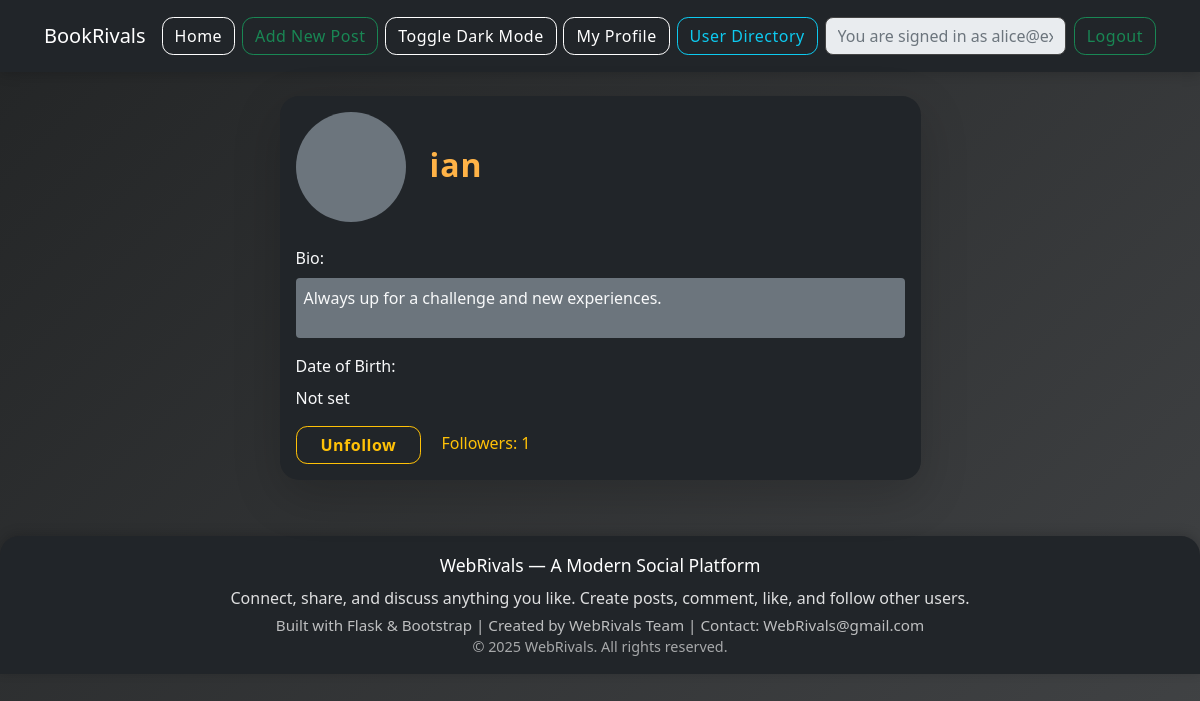
The page /profile?user=ian@example.com (signed in) on the database its author committed.
### tables this page shows
CREATE TABLE users (
                        id INTEGER PRIMARY KEY,
                        username TEXT UNIQUE,
                        password TEXT, profile_picture TEXT, bio TEXT, date_of_birth TEXT);

### routes.py (the view, shortened to what this page needs)
@routes.route('/profile', methods=['GET', 'POST'])
def profile():
    if 'username' not in session:
        return redirect('/login')
    username = request.args.get('user')
    if not username:
        username = session['username']
    conn = sqlite3.connect(DATABASE)
    cursor = conn.cursor()
    cursor.execute("SELECT username, profile_picture, bio, date_of_birth FROM users WHERE username = ?", (username,))
    user = cursor.fetchone()
    cursor.execute("SELECT follower FROM followers WHERE following = ?", (username,))
    followers = cursor.fetchall()
    cursor.execute("SELECT following FROM followers WHERE follower = ?", (username,))
    following = cursor.fetchall()
    conn.close()
    followers_list = [f[0] for f in followers]
    following_list = [f[0] for f in following]
    if not user:
        return "User not found", 404
    return render_template('profile.html', user=user, followers=followers_list, following=following_list)

### app.py (called while the page is built)
@app.context_processor
def utility_processor():
    return dict(
        get_follower_count=get_follower_count,
        get_like_count=get_like_count,
        is_following=is_following,
        is_liked=is_liked,
        get_display_name=get_display_name
    )

### utils.py (called while the page is built)
def get_follower_count(username):
    conn = sqlite3.connect(DATABASE)
    cursor = conn.cursor()
    cursor.execute("SELECT COUNT(*) FROM followers WHERE following=?", (username,))
    count = cursor.fetchone()[0]
    conn.close()
    return count

def is_following(follower, following):
    if not follower or not following:
        return False
    conn = sqlite3.connect(DATABASE)
    cursor = conn.cursor()
    cursor.execute("SELECT 1 FROM followers WHERE follower=? AND following=?",
                  (follower, following))
    result = cursor.fetchone()
    conn.close()
    return result is not None

def get_display_name(email):
    if not email:
        return ''
    return email.split('@')[0]

### templates/profile.html (shortened to what this page needs)
{% extends 'base.html' %}
{% block content %}
<main class="container py-4">
    <div class="row justify-content-center">
        <div class="col-lg-7 col-md-9 col-sm-12">
            <div class="card shadow-lg bg-dark text-light" style="border-radius: 1.2rem;">
                <div class="card-body">
                    <div class="d-flex align-items-center mb-4">
                        {% if user[1] %}
                            <img src="/{{ user[1] }}" alt="Profile Picture" class="rounded-circle me-4 border border-warning" style="width:110px; height:110px; object-fit:cover; box-shadow:0 2px 12px #000;">
                        {% else %}
                            <div class="rounded-circle bg-secondary me-4" style="width:110px; height:110px;"></div>
                        {% endif %}
                        <div>
                            <h2 class="mb-1" style="font-weight:700; letter-spacing:1px; color:#ffb347;">{{ get_display_name(user[0]) }}</h2>
                        </div>
                    </div>
                    {% if user[0] == session['username'] %}
                    <form action="/profile" method="post" enctype="multipart/form-data" class="mb-4">
                        <div class="mb-3">
                            <label class="form-label">Change Profile Picture:</label>
                            <input type="file" name="profile_picture" accept="image/*" class="form-control bg-dark text-light border-secondary">
                        </div>
                        <div class="mb-3">
                            <label class="form-label">Bio:</label>
                            <textarea name="bio" rows="3" class="form-control bg-dark text-light border-secondary" style="resize:vertical;">{{ user[2] }}</textarea>
                        </div>
                        <div class="mb-3">
                            <label class="form-label">Date of Birth:</label>
                            <input type="date" name="date_of_birth" value="{{ user[3] }}" class="form-control bg-dark text-light border-secondary">
                        </div>
                        <button type="submit" class="btn btn-warning fw-bold px-4">Update Profile</button>
                    </form>
                    <div class="row mt-4">
                        <div class="col-md-6 mb-3 mb-md-0">
                            <div class="bg-secondary bg-opacity-10 rounded p-3 h-100">
                                <h5 class="text-warning mb-2">Following <span class="badge bg-dark text-warning">{{ following|length }}</span></h5>
                                <ul class="list-group list-group-flush">
                                    {% for u in following %}
                                    <li class="list-group-item bg-dark text-light border-0 px-0 py-1"><a href="/profile?user={{ u }}" class="text-info">{{ get_display_name(u) }}</a></li>
                                    {% else %}
                                    <li class="list-group-item bg-dark text-light border-0 px-0 py-1">Not following anyone yet.</li>
                                    {% endfor %}
                                </ul>
                            </div>
                        </div>
                        <div class="col-md-6">
                            <div class="bg-secondary bg-opacity-10 rounded p-3 h-100">
                                <h5 class="text-warning mb-2">Followers <span class="badge bg-dark text-warning">{{ followers|length }}</span></h5>
                                <ul class="list-group list-group-flush">
                                    {% for u in followers %}
                                    <li class="list-group-item bg-dark text-light border-0 px-0 py-1"><a href="/profile?user={{ u }}" class="text-info">{{ get_display_name(u) }}</a></li>
                                    {% else %}
                                    <li class="list-group-item bg-dark text-light border-0 px-0 py-1">No followers yet.</li>
                                    {% endfor %}
                                </ul>
                            </div>
                        </div>
                    </div>
                    {% else %}
                    <div class="mb-3">
                        <label class="form-label">Bio:</label>
                        <div class="bg-secondary bg-opacity-10 rounded p-2" style="min-height:60px;">{{ user[2] if user[2] else 'No bio yet.' }}</div>
                    </div>
                    <div class="mb-3">
                        <label class="form-label">Date of Birth:</label>
                        <div>{{ user[3] if user[3] else 'Not set' }}</div>
                    </div>
                    {% endif %}
                    {% if user[0] != session['username'] %}
                    <form id="followForm" class="mt-3">
                        <button type="button" id="followBtn" class="btn btn-outline-warning px-4 fw-bold">
                            {% if is_following(session['username'], user[0]) %}Unfollow{% else %}Follow{% endif %}
                        </button>
                        <span id="followerCount" class="ms-3 text-warning">Followers: {{ get_follower_count(user[0]) }}</span>
                    </form>
                    {% endif %}
                </div>
            </div>
        </div>
    </div>
</main>
{% endblock %}

### static/style.css (style rules this page uses)
body { background: #181818 !important; }
.card { box-shadow: 0 4px 16px 0 rgba(0,0,0,0.25); border-radius: 1.2rem; border: none; }
body { background: linear-gradient(135deg, #232526 0%, #414345 100%) !important; min-height: 100vh; }
.card { background: rgba(30, 30, 30, 0.97); box-shadow: 0 8px 32px 0 rgba(31, 38, 135, 0.18); border-radius: 1.5rem; border: none; transition: transform 0.18s, box-shadow 0.18s; overflow: hidden; margin-bottom: 2rem; }
.btn { border-radius: 0.7rem; font-weight: 500; letter-spacing: 0.5px; transition: background 0.18s, color 0.18s, box-shadow 0.18s; }

### rows shown on the page
users: username "ian", bio "Always up for a challenge and new experiences.", username "1"

### other values the page prints
{{ user[3] if user[3] else 'Not set' }} "Not set"
